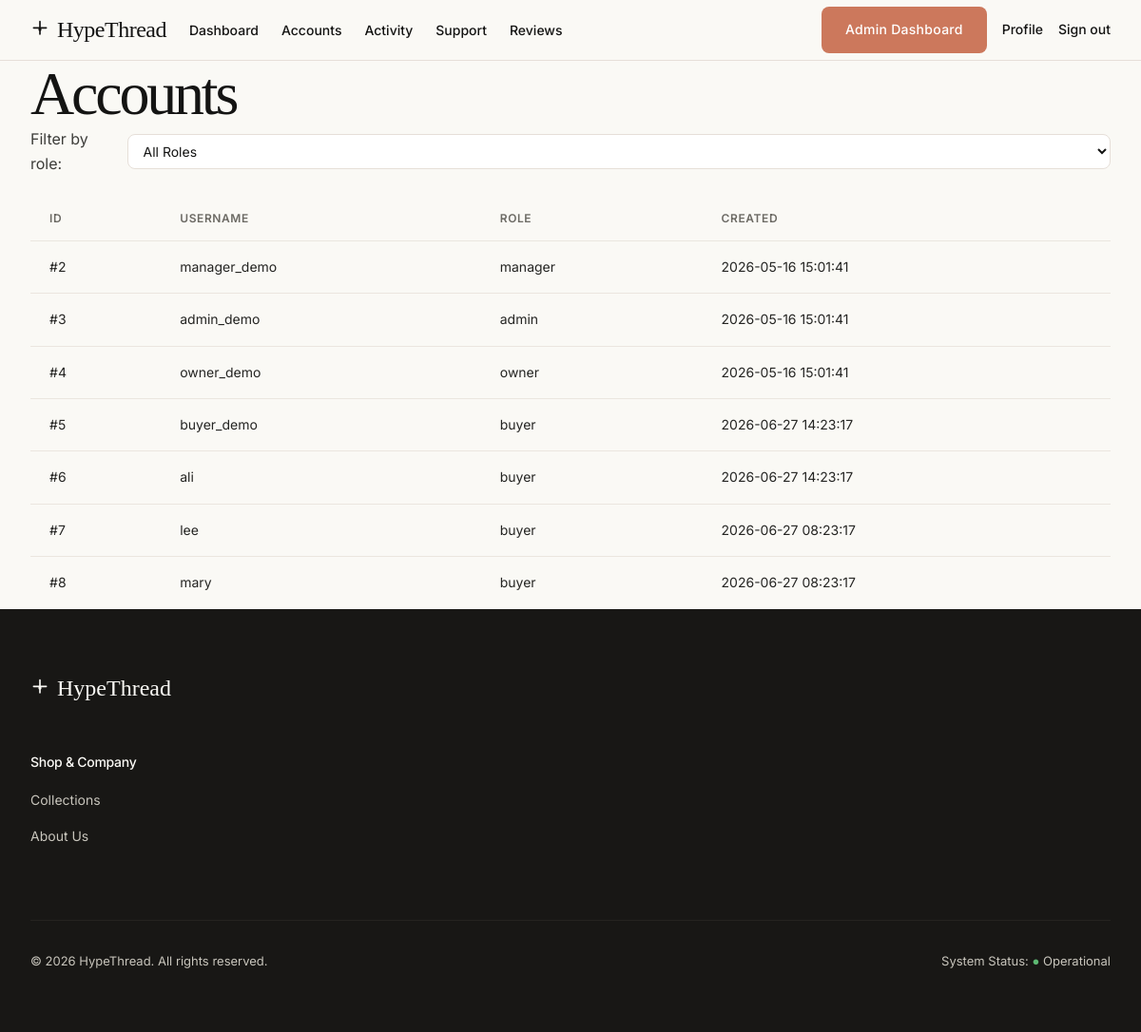
The app's page /admin/accounts.php (signed in) with its own data.
### tables this page shows
CREATE TABLE `users` (
  `id` int(11) NOT NULL AUTO_INCREMENT,
  `username` varchar(50) NOT NULL,
  `email` varchar(100) NOT NULL,
  `password` varchar(255) NOT NULL,
  `role` enum('buyer','manager','admin','owner') DEFAULT 'buyer',
  `full_name` varchar(100) DEFAULT NULL,
  `address` text DEFAULT NULL,
  `phone` varchar(20) DEFAULT NULL,
  `is_active` tinyint(1) NOT NULL DEFAULT 1,
  `reset_token` varchar(64) DEFAULT NULL,
  `reset_expires` datetime DEFAULT NULL,
  `created_at` timestamp NOT NULL DEFAULT current_timestamp(),
  PRIMARY KEY (`id`),
  UNIQUE KEY `username` (`username`),
  UNIQUE KEY `email` (`email`)
);

### admin/accounts.php (the view, shortened to what this page needs)
<?php
include '../includes/header.php';
$query = "SELECT id, username, role, created_at FROM users";
$params = [];
$stmt = $pdo->prepare($query);
$stmt->execute($params);
$users = $stmt->fetchAll();
?>
<div class="container">
    <h1>Accounts</h1>
    <form method="GET" class="filter-form" style="margin-bottom:20px; display: flex; gap: 12px; align-items: center;">
        <label>Filter by role:</label>
        <select name="role" onchange="this.form.submit()" class="form-input" style="padding: 8px 12px;">
            <option value="">All Roles</option>
        </select>
    </form>
    <table class="data-table">
        <thead>
            <tr><th>ID</th><th>Username</th><th>Role</th><th>Created</th></tr>
        </thead>
        <tbody>
            <?php foreach($users as $u): ?>
                <tr>
                    <td>#<?php echo $u['id']; ?></td>
                    <td><?php echo htmlspecialchars($u['username']); ?></td>
                    <td><?php echo $u['role']; ?></td>
                    <td><?php echo $u['created_at']; ?></td>
                </tr>
            <?php endforeach; ?>
        </tbody>
    </table>
</div>
<?php include '../includes/footer.php'; ?>

### includes/header.php (shortened to what this page needs)
<?php
require_once __DIR__ . '/product_sync.php';
?>
<!DOCTYPE html>
<html lang="en">
<head>
    <link rel="stylesheet" href="/fashion_store/assets/css/theme.css?v=3">
</head>
<body>
    <header class="top-nav">
        <div class="container">
            <div class="nav-left">
                <?php
                $nav_role = $_SESSION['role'] ?? 'guest';
                $brand_href = '/fashion_store/index.php';
                if ($nav_role === 'manager') {
                    $brand_href = '/fashion_store/manager/dashboard.php';
                } elseif ($nav_role === 'admin') {
                    $brand_href = '/fashion_store/admin/dashboard.php';
                } elseif ($nav_role === 'owner') {
                    $brand_href = '/fashion_store/owner/dashboard.php';
                }
                ?>
                <a href="<?php echo $brand_href; ?>" class="brand-logo">
                    <svg viewBox="0 0 24 24" fill="none" xmlns="http://www.w3.org/2000/svg">
                        <path d="M12 2L12 10M12 10L20 10M12 10L12 18M12 10L4 10" stroke="currentColor" stroke-width="2" stroke-linecap="round"/>
                        <circle cx="12" cy="12" r="2" fill="currentColor"/>
                    </svg>
                    HypeThread
                </a>
                <?php
                $nav_role    = $_SESSION['role'] ?? 'guest';
                function nav_active(string $path): string {
                    return (strpos($_SERVER['REQUEST_URI'], $path) !== false) ? ' class="nav-active"' : '';
                }
                if ($nav_role === 'manager'): ?>
                <ul class="nav-menu">
                    <li><a href="/fashion_store/manager/dashboard.php"<?php echo nav_active('/manager/dashboard'); ?>>Dashboard</a></li>
                    <li><a href="/fashion_store/manager/alerts_center.php"<?php echo nav_active('/manager/alerts_center'); ?>>Alerts Center</a></li>
                    <li><a href="/fashion_store/manager/product_analytics.php"<?php echo nav_active('/manager/product_analytics'); ?>>Analytics</a></li>
                    <li><a href="/fashion_store/manager/products_list.php"<?php echo nav_active('/manager/products_list'); ?>>Inventory</a></li>
                    <li><a href="/fashion_store/manager/orders_list.php"<?php echo nav_active('/manager/orders_list'); ?>>Orders</a></li>
                </ul>
                <?php elseif ($nav_role === 'admin'): ?>
                <ul class="nav-menu">
                    <li><a href="/fashion_store/admin/dashboard.php"<?php echo nav_active('/admin/dashboard'); ?>>Dashboard</a></li>
                    <li><a href="/fashion_store/admin/users_list.php"<?php echo nav_active('/admin/users_list'); ?>>Accounts</a></li>
                    <li><a href="/fashion_store/admin/orders_monitoring.php"<?php echo nav_active('/admin/orders_monitoring'); ?>>Activity</a></li>
                    <li><a href="/fashion_store/admin/help_center_manage.php"<?php echo nav_active('/admin/help_center_manage'); ?>>Support</a></li>
                    <li><a href="/fashion_store/admin/reviews.php"<?php echo nav_active('/admin/reviews'); ?>>Reviews</a></li>
                </ul>
                <?php endif; ?>
            </div>
            <div class="nav-right">
                <?php if (isset($_SESSION['user_id'])):
                    $role = $_SESSION['role'];
                    $cart_count = 0;
                ?>
                    <?php if ($role == 'buyer'): ?>
                        <a href="/fashion_store/buyer/profile.php" class="button-text-link">Profile</a>
                        <a href="/fashion_store/actions/logout.php" class="button-text-link">Sign out</a>
                        <a href="/fashion_store/buyer/cart.php" class="button-primary">Cart (<?php echo $cart_count; ?>)</a>
                    <?php else: ?>
                        <?php if ($role == 'manager'):
                            $unread_alerts = $pdo->query("SELECT COUNT(*) FROM system_alerts WHERE is_read = 0")->fetchColumn();
                        ?>
                            <a href="/fashion_store/manager/alerts_center.php" style="position: relative; display: flex; align-items: center; justify-content: center; width: 40px; height: 40px; border-radius: 50%; background: var(--colors-surface-soft); color: var(--colors-ink); text-decoration: none;">
                                🔔
                                <?php if ($unread_alerts > 0): ?>
                                    <span style="position: absolute; top: 0; right: 0; background: var(--colors-error); color: white; font-size: 10px; font-weight: 700; min-width: 18px; height: 18px; border-radius: 9px; display: flex; align-items: center; justify-content: center; border: 2px solid var(--colors-canvas);"><?php echo $unread_alerts; ?></span>
                                <?php endif; ?>
                            </a>
                            <a href="/fashion_store/manager/dashboard.php" class="button-primary">Manager Dashboard</a>
                        <?php elseif ($role == 'admin'): ?>
                            <a href="/fashion_store/admin/dashboard.php" class="button-primary">Admin Dashboard</a>
                        <?php elseif ($role == 'owner'): ?>
                            <a href="/fashion_store/owner/dashboard.php" class="button-primary">Owner Dashboard</a>
                        <?php endif; ?>
                        <a href="/fashion_store/<?php echo $role; ?>/profile.php" class="button-text-link">Profile</a>
                        <a href="/fashion_store/actions/logout.php" class="button-text-link">Sign out</a>
                    <?php endif; ?>
                <?php else: ?>
                    <a href="/fashion_store/login.php" class="button-text-link">Sign in</a>
                    <a href="/fashion_store/signup.php" class="button-primary">Sign Up</a>
                <?php endif; ?>
            </div>
        </div>
    </header>
    <main class="main-content">

### includes/footer.php (shortened to what this page needs)
    </main>
    <footer class="footer-anthropic">
        <div class="container">
            <div class="footer-brand">
                <svg viewBox="0 0 24 24" fill="none" xmlns="http://www.w3.org/2000/svg">
                    <path d="M12 2L12 10M12 10L20 10M12 10L12 18M12 10L4 10" stroke="currentColor" stroke-width="2" stroke-linecap="round"/>
                    <circle cx="12" cy="12" r="2" fill="currentColor"/>
                </svg>
                HypeThread
            </div>
            <div class="footer-grid-anthropic">
                <div class="footer-col">
                    <h4>Shop & Company</h4>
                    <ul>
                        <?php if (isset($_SESSION['role']) && $_SESSION['role'] === 'buyer'): ?>
    <li><a href="/fashion_store/products.php">Collections</a></li>
<?php else: ?>
    <li><a href="/fashion_store/login.php">Collections</a></li>
<?php endif; ?>
                        <li><a href="/fashion_store/about_group.php">About Us</a></li>
                    </ul>
                </div>
            </div>
            <div class="footer-bottom-anthropic">
                <div>&copy; 2026 HypeThread. All rights reserved.</div>
                <div>System Status: <span style="color: var(--colors-success);">●</span> Operational</div>
            </div>
        </div>
    </footer>
</body>
</html>

### assets/css/theme.css (style rules this page uses)
* { margin: 0; padding: 0; box-sizing: border-box; }
:root { --colors-primary: #cc785c; --colors-primary-active: #a9583e; --colors-primary-disabled: #e6dfd8; --colors-accent-teal: #5db8a6; --colors-accent-amber: #e8a55a; --colors-canvas: #faf9f5; --colors-surface-soft: #f5f0e8; --colors-surface-card: #efe9de; --colors-surface-cream-strong: #e8e0d2; --colors-surface-dark: #181715; --colors-surface-dark-elevated: #252320; --colors-surface-dark-soft: #1f1e1b; --colors-hairline: #e6dfd8; --colors-hairline-soft: #ebe6df; --colors-ink: #141413; --colors-body-strong: #252523; --colors-body: #3d3d3a; --colors-muted: #6c6a64; --colors-muted-soft: #8e8b82; --colors-on-primary: #ffffff; --colors-on-dark: #faf9f5; --colors-on-dark-soft: #c8c5bc; --colors-success: #5db872; --colors-warning: #d4a017; --colors-error: #c64545; --typography-display-font: 'Cormorant Garamond', 'EB Garamond', serif; --typography-body-font: 'Inter', sans-serif; --typography-code-font: 'JetBrains Mono', monospace; --spacing-xxs: 4px; --spacing-xs: 8px; --spacing-sm: 12px; --spacing-md: 16px; --spacing-lg: 24px; --spacing-xl: 32px; --spacing-xxl: 48px; --spacing-section: 96px; --rounded-xs: 4px; --rounded-sm: 6px; --rounded-md: 8px; --rounded-lg: 12px; --rounded-xl: 16px; --rounded-pill: 9999px; --rounded-full: 50%; --primary: var(--colors-primary); --primary-light: var(--colors-primary-active); --accent: var(--colors-primary-active); --bg-main: var(--colors-canvas); --bg-secondary: var(--colors-surface-card); --bg-sidebar: var(--colors-surface-dark); --text-main: var(--colors-ink); --text-muted: var(--colors-muted); --white: #ffffff; --border: var(--colors-hairline); --border-dark: var(--colors-surface-dark-elevated); --font-heading: var(--typography-display-font); --font-body: var(--typography-body-font); --radius-sm: var(--rounded-md); --radius-md: var(--rounded-lg); --radius-lg: var(--rounded-xl); --transition-fast: 0.15s cubic-bezier(0.4, 0, 0.2, 1); --transition-base: 0.25s cubic-bezier(0.4, 0, 0.2, 1); --shadow-sm: 0 1px 2px rgba(0, 0, 0, 0.05); --shadow-md: 0 4px 6px -1px rgba(0, 0, 0, 0.1), 0 2px 4px -1px rgba(0, 0, 0, 0.06); --shadow-lg: 0 10px 15px -3px rgba(0, 0, 0, 0.1), 0 4px 6px -2px rgba(0, 0, 0, 0.05); }
body { background-color: var(--colors-canvas); color: var(--colors-body); font-family: var(--typography-body-font); line-height: 1.6; -webkit-font-smoothing: antialiased; }
h1, h2, h3, h4, h5, h6 { font-family: var(--typography-display-font); color: var(--colors-ink); font-weight: 400; letter-spacing: -0.02em; }
h1 { letter-spacing: -0.05em; font-size: 64px; line-height: 1.1; }
a { color: var(--colors-primary); text-decoration: none; transition: all var(--transition-fast); }
.container { max-width: 1200px; margin: 0 auto; padding: 0 2rem; }
input[type="text"], input[type="email"], input[type="password"], input[type="number"], input[type="date"], select, textarea { width: 100%; padding: 10px 16px; border: 1px solid var(--colors-hairline); border-radius: var(--rounded-md); background-color: #fff; font-family: var(--typography-body-font); font-size: 14px; color: var(--colors-ink); transition: all var(--transition-fast); }
.button-primary, .btn { display: inline-flex; align-items: center; justify-content: center; background-color: var(--colors-primary); color: #fff; font-family: var(--typography-body-font); font-weight: 600; font-size: 14px; padding: 12px 24px; border-radius: var(--rounded-md); border: 1px solid transparent; cursor: pointer; text-decoration: none; transition: all var(--transition-fast); text-align: center; gap: 8px; letter-spacing: 0.02em; }
.data-table { width: 100%; border-collapse: collapse; }
.data-table th { background: var(--colors-canvas); padding: 14px 20px; text-align: left; font-size: 12px; font-weight: 600; color: var(--colors-muted); text-transform: uppercase; letter-spacing: 0.05em; border-bottom: 1px solid var(--colors-hairline-soft); }
.data-table td { padding: 16px 20px; font-size: 14px; color: var(--colors-body-strong); border-bottom: 1px solid var(--colors-hairline-soft); }
.data-table tr:last-child td { border-bottom: none; }

### records on screen
users: id "2", username "manager_demo", role "manager", created_at "2026-05-16 15:01:41"
users: id "3", username "admin_demo", role "admin", created_at "2026-05-16 15:01:41"
users: id "4", username "owner_demo", role "owner", created_at "2026-05-16 15:01:41"
users: id "5", username "buyer_demo", role "buyer", created_at "2026-06-27 14:23:17"
users: id "6", username "ali", role "buyer", created_at "2026-06-27 14:23:17"
users: id "7", username "lee", role "buyer", created_at "2026-06-27 08:23:17"
users: id "8", username "mary", role "buyer", created_at "2026-06-27 08:23:17"
